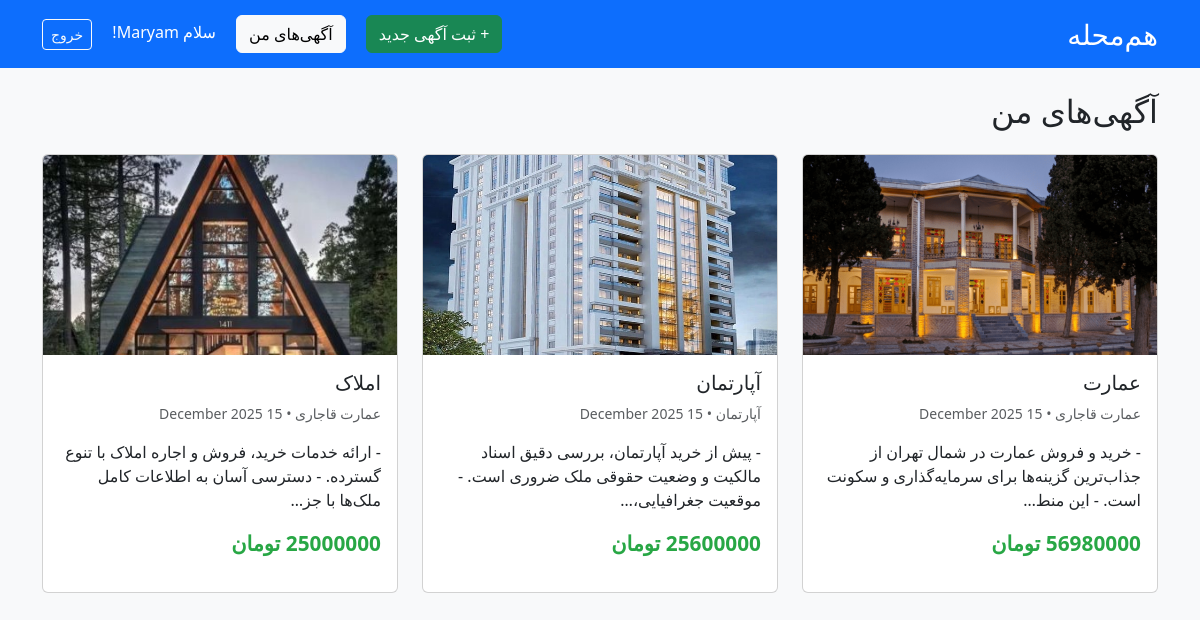
Screenshot of /my_ads/ (signed in) with the database file from the repository.
### ads/models.py (models this page shows, shortened)
class Ad(models.Model):
    title = models.CharField(max_length=200)
    description = models.TextField()
    price = models.IntegerField()
    phone = models.CharField(max_length=15)
    created_at = models.DateTimeField(auto_now_add=True)
    user = models.ForeignKey(User, on_delete=models.CASCADE)
    category = models.ForeignKey(Category, on_delete=models.SET_NULL, null=True)

class AdImage(models.Model):
    ad = models.ForeignKey(Ad, on_delete=models.CASCADE, related_name='images')
    image = models.ImageField(upload_to='ads/')

class Category(models.Model):
    name = models.CharField(max_length=100, unique=True)
    slug = models.SlugField(max_length=100, unique=True)
    class Meta:
        verbose_name_plural = "Categories"

### ads/views.py (the view)
# urls.py: path('my_ads/', views.my_ads, name='my_ads')
@login_required
def my_ads(request):
    ads_list = Ad.objects.filter(user=request.user).order_by('-created_at')
    paginator = Paginator(ads_list, 12)  # ۱۲ آگهی در هر صفحه
    page_number = request.GET.get('page')
    ads = paginator.get_page(page_number)
    context = {
        'ads': ads,
    }
    return render(request, 'ads/my_ads.html', context)

### templates/ads/my_ads.html (shortened to what this page needs)
<!DOCTYPE html>
<html lang="fa" dir="rtl">
<head>
    <link href="https://cdn.jsdelivr.net/npm/bootstrap@5.3.3/dist/css/bootstrap.rtl.min.css" rel="stylesheet">
</head>
<body>
    <nav class="navbar navbar-expand-lg navbar-dark bg-primary mb-4">
        <div class="container">
            <a class="navbar-brand fs-3" href="/">هم‌محله</a>
            <div>
                <a href="{% url 'ads:create_ad' %}" class="btn btn-success me-3">+ ثبت آگهی جدید</a>
                <a href="{% url 'ads:my_ads' %}" class="btn btn-light me-3">آگهی‌های من</a>
                <span class="text-white me-3">سلام {{ user.username }}!</span>
                <a href="/accounts/logout/" class="btn btn-outline-light btn-sm">خروج</a>
            </div>
        </div>
    </nav>
    <div class="container">
        <h2 class="mb-4">آگهی‌های من</h2>
        {% if ads %}
            <div class="row">
                {% for ad in ads %}
                    <div class="col-md-4 mb-4">
                        <a href="{% url 'ads:ad_detail' ad.pk %}" class="text-decoration-none">
                            <div class="card ad-card h-100">
                                {% if ad.images.first %}
                                    <img src="{{ ad.images.first.image.url }}" class="card-img-top"
                                         style="height: 200px; object-fit: cover;">
                                {% else %}
                                    <img src="https://via.placeholder.com/400x200?text=بدون+عکس" class="card-img-top">
                                {% endif %}
                                <div class="card-body d-flex flex-column">
                                    <h5 class="card-title">{{ ad.title }}</h5>
                                    <p class="card-text text-muted small">
                                        {{ ad.category.name }} • {{ ad.created_at|date:"d F Y" }}
                                    </p>
                                    <p class="card-text flex-grow-1">
                                        {{ ad.description|truncatechars:100 }}
                                    </p>
                                    <div class="mt-auto">
                                        <p class="price">{{ ad.price|floatformat:0 }} تومان</p>
                                    </div>
                                </div>
                            </div>
                        </a>
                    </div>
                {% endfor %}
            </div>
        {% else %}
            <div class="text-center py-5">
                <h4>هنوز آگهی ثبت نکرده‌اید</h4>
                <p>برای شروع، <a href="{% url 'ads:create_ad' %}">آگهی جدید ثبت کنید</a>.</p>
            </div>
        {% endif %}
    </div>
</body>
</html>

### templates/ads/my_ads.html (style rules this page uses)
body { background-color: #f8f9fa; }
.ad-card { transition: 0.3s; }
.price { font-size: 1.3rem; font-weight: bold; color: #28a745; }

### rows the page displays
Ad: images.first.image (picture), title "عمارت", category.name "عمارت قاجاری", created_at "15 December 2025", description "- خرید و فروش عمارت در شمال تهران از جذاب‌ترین گزینه‌ها برای سرمایه‌گذاری و سکونت است. - این منط…", price "56980000"
Ad: images.first.image (picture), title "آپارتمان", category.name "آپارتمان", created_at "15 December 2025", description "- پیش از خرید آپارتمان، بررسی دقیق اسناد مالکیت و وضعیت حقوقی ملک ضروری است. - موقعیت جغرافیایی،…", price "25600000"
Ad: images.first.image (picture), title "املاک", category.name "عمارت قاجاری", created_at "15 December 2025", description "- ارائه خدمات خرید، فروش و اجاره املاک با تنوع گسترده. - دسترسی آسان به اطلاعات کامل ملک‌ها با جز…", price "25000000"

### other values shown
{{ user.username }} "Maryam"
